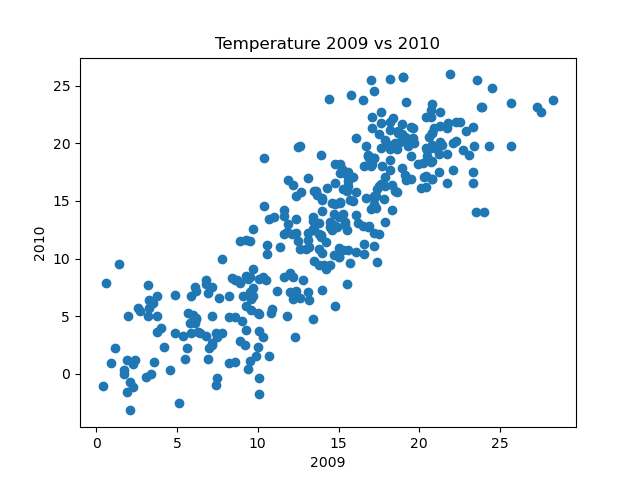

Recreate this plot in Python.
import matplotlib.pyplot as plt
import csv

with open("2009-temp-daily.csv") as csv_file:
    csv_reader = csv.reader(csv_file, quoting=csv.QUOTE_NONNUMERIC)
    temperature_2009 = [x[0] for x in csv_reader]

with open("2010-temp-daily.csv") as csv_file:
    csv_reader = csv.reader(csv_file, quoting=csv.QUOTE_NONNUMERIC)
    temperature_2010 = [x[0] for x in csv_reader]

plt.scatter(temperature_2009, temperature_2010)
plt.title("Temperature 2009 vs 2010")
plt.xlabel("2009")
plt.ylabel("2010")
plt.savefig("scatter-temp.png")
plt.show()

